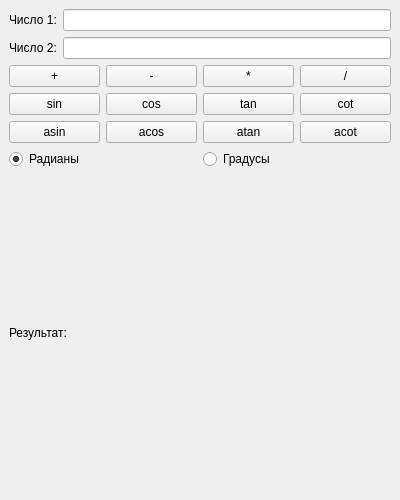
<?xml version="1.0" encoding="UTF-8"?>
<ui version="4.0">
 <class>MainWindow</class>
 <widget class="QMainWindow" name="MainWindow">
  <property name="geometry">
   <rect>
    <x>0</x>
    <y>0</y>
    <width>400</width>
    <height>500</height>
   </rect>
  </property>
  <property name="windowTitle">
   <string>Калькулятор</string>
  </property>
  <widget class="QWidget" name="centralwidget">
   <layout class="QVBoxLayout" name="verticalLayout">
    <item>
     <layout class="QHBoxLayout" name="horizontalLayout">
      <item>
       <widget class="QLabel" name="label">
        <property name="text">
         <string>Число 1:</string>
        </property>
       </widget>
      </item>
      <item>
       <widget class="QLineEdit" name="number1LineEdit"/>
      </item>
     </layout>
    </item>
    <item>
     <layout class="QHBoxLayout" name="horizontalLayout_2">
      <item>
       <widget class="QLabel" name="label_2">
        <property name="text">
         <string>Число 2:</string>
        </property>
       </widget>
      </item>
      <item>
       <widget class="QLineEdit" name="number2LineEdit"/>
      </item>
     </layout>
    </item>
    <item>
     <layout class="QHBoxLayout" name="horizontalLayout_4">
      <item>
       <widget class="QPushButton" name="addButton">
        <property name="text">
         <string>+</string>
        </property>
       </widget>
      </item>
      <item>
       <widget class="QPushButton" name="subtractButton">
        <property name="text">
         <string>-</string>
        </property>
       </widget>
      </item>
      <item>
       <widget class="QPushButton" name="multiplyButton">
        <property name="text">
         <string>*</string>
        </property>
       </widget>
      </item>
      <item>
       <widget class="QPushButton" name="divideButton">
        <property name="text">
         <string>/</string>
        </property>
       </widget>
      </item>
     </layout>
    </item>
    <item>
     <layout class="QHBoxLayout" name="horizontalLayout_5">
      <item>
       <widget class="QPushButton" name="sinButton">
        <property name="text">
         <string>sin</string>
        </property>
       </widget>
      </item>
      <item>
       <widget class="QPushButton" name="cosButton">
        <property name="text">
         <string>cos</string>
        </property>
       </widget>
      </item>
      <item>
       <widget class="QPushButton" name="tanButton">
        <property name="text">
         <string>tan</string>
        </property>
       </widget>
      </item>
      <item>
       <widget class="QPushButton" name="cotButton">
        <property name="text">
         <string>cot</string>
        </property>
       </widget>
      </item>
     </layout>
    </item>
    <item>
     <layout class="QHBoxLayout" name="horizontalLayout_6">
      <item>
       <widget class="QPushButton" name="asinButton">
        <property name="text">
         <string>asin</string>
        </property>
       </widget>
      </item>
      <item>
       <widget class="QPushButton" name="acosButton">
        <property name="text">
         <string>acos</string>
        </property>
       </widget>
      </item>
      <item>
       <widget class="QPushButton" name="atanButton">
        <property name="text">
         <string>atan</string>
        </property>
       </widget>
      </item>
      <item>
       <widget class="QPushButton" name="acotButton">
        <property name="text">
         <string>acot</string>
        </property>
       </widget>
      </item>
     </layout>
    </item>
    <item>
     <layout class="QHBoxLayout" name="horizontalLayout_7">
      <item>
       <widget class="QRadioButton" name="radioButton_rad">
        <property name="text">
         <string>Радианы</string>
        </property>
        <property name="checked">
         <bool>true</bool>
        </property>
       </widget>
      </item>
      <item>
       <widget class="QRadioButton" name="radioButton_grad">
        <property name="text">
         <string>Градусы</string>
        </property>
       </widget>
      </item>
     </layout>
    </item>
    <item>
     <layout class="QHBoxLayout" name="horizontalLayout_3">
      <item>
       <widget class="QLabel" name="label_3">
        <property name="text">
         <string>Результат:</string>
        </property>
       </widget>
      </item>
      <item>
       <widget class="QLabel" name="resultLabel">
        <property name="text">
         <string/>
        </property>
       </widget>
      </item>
     </layout>
    </item>
   </layout>
  </widget>
 </widget>
 <resources/>
 <connections/>
</ui>
